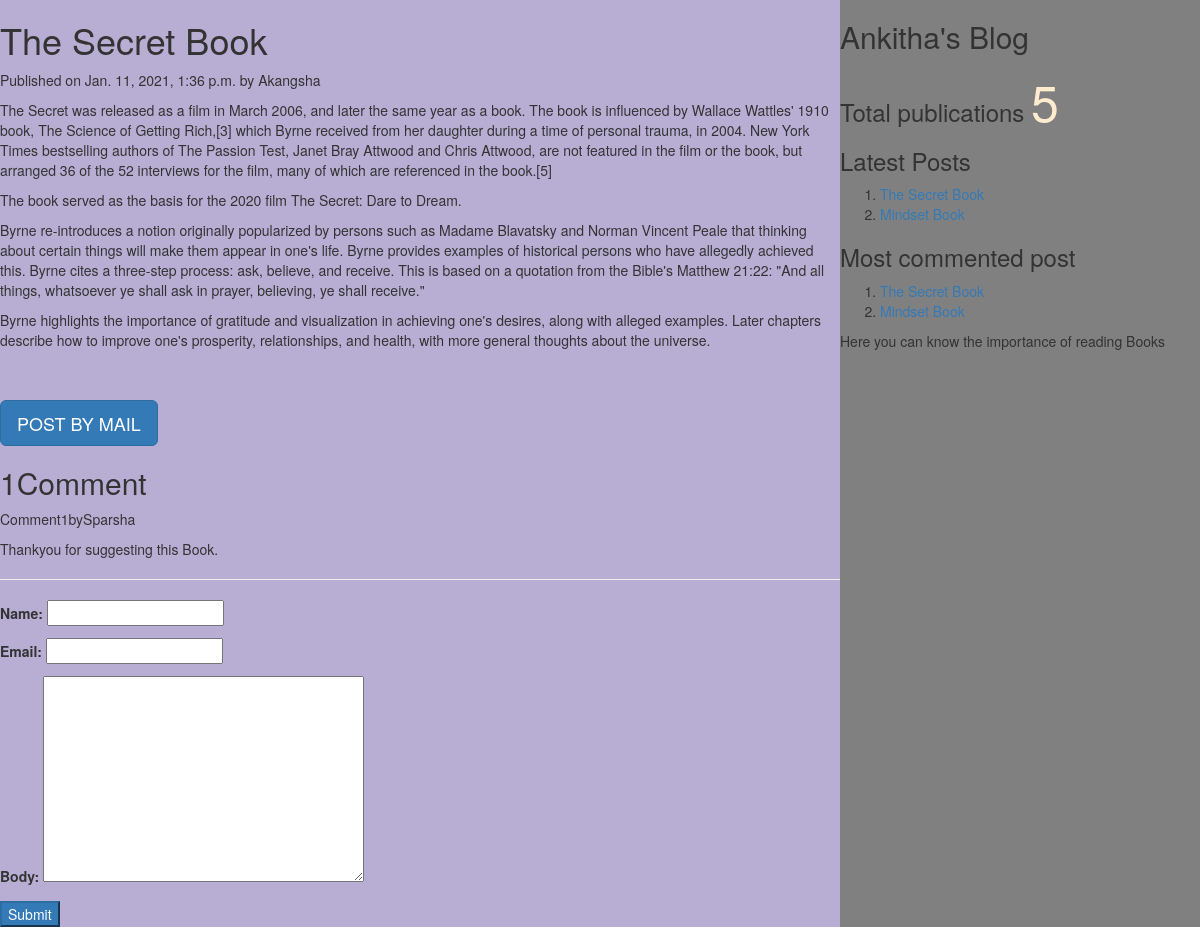
/2021/01/11/secret-book, run on the app's committed database.
### myApp/models.py (models this page shows, shortened)
class Post(models.Model):
    tags=TaggableManager()
    STATUS_CHOICE=(('draft','Draft'),('published','Published'))
    title=models.CharField(max_length=300)
    slug=models.SlugField(max_length=100,unique_for_date='publish')
    author=models.ForeignKey(User,related_name='blog_posts',on_delete=models.CASCADE)
    body=models.TextField()
    publish=models.DateTimeField(default=timezone.now)
    created=models.DateTimeField(auto_now_add=True)
    updated=models.DateTimeField(auto_now=True)
    status=models.CharField(max_length=30,choices=STATUS_CHOICE,default='draft')
    class Meta:
        ordering=('-publish',)
    def get_absolute_url(self):
        return reverse('post_detail',args=[self.publish.year,self.publish.strftime('%m'),self.publish.strftime('%d'),self.slug])

class Comment(models.Model):
    post=models.ForeignKey(Post,related_name="comments",on_delete=models.CASCADE)
    name=models.CharField(max_length=50)
    email=models.EmailField()
    body=models.TextField()
    created=models.DateTimeField(auto_now_add=True)
    updated=models.DateTimeField(auto_now=True)
    active=models.BooleanField(default=True)
    class Meta:
        ordering=('created',)

### myApp/views.py (the view, shortened to what this page needs)
# urls.py: url(r'(?P<year>\d{4})/(?P<month>\d{2})/(?P<day>\d{2})/(?P<post>[-\w]+)',views.post_detail_view,name='post_detail'),
def post_detail_view(request,year,month,day,post):
    post=get_object_or_404(Post,slug=post,publish__year=year,publish__month=month,publish__day=day)
    comments=post.comments.filter(active=True)
    csubmit=False
    form=CommentForm()
    d={'post':post,'form':form,'csubmit':csubmit,'comments':comments}
    return render(request,'myApp/post_detail.html',d)

### myApp/forms.py
class CommentForm(forms.ModelForm):
    class Meta:
        model=Comment
        fields=('name','email','body')

### myApp/templatetags/mytags.py (called while the page is built)
@register.simple_tag
def total_posts():
    return Post.objects.count()

@register.inclusion_tag('myApp/latest_post.html')
def show_latest_posts(count=3):
    latest_posts=Post.objects.order_by('-publish')[:count]
    return {'latest_posts':latest_posts}

@register.simple_tag
def get_most_commented_posts(count=2):
    return Post.objects.annotate(total_comments=Count('comments')).order_by('-total_comments')[:count]

### templates/myApp/post_detail.html (shortened to what this page needs)
<html>
    {%extends 'myApp/parent.html'%}
      {%block content_block%}
      <h1>{{post.title}}</h1>
      <p>Published on {{post.publish}} by {{post.author|title}}</p>
      {{post.body|linebreaks}}<br><br>
      <a href="/{{post.id}}/share" class='btn btn-lg btn-primary'>POST BY MAIL</a>
      {%with comments.count as comments_count%}
      <h2>{{comments_count}}Comment{{comments_count|pluralize}}</h2>
      {%endwith%}
      {%if comments%}
       {%for c in comments%}
       <p>Comment{{forloop.counter}}by{{c.name}}</p>
      <div>{{c.body|linebreaks}}</div>
      <hr>
      {%endfor%}
      {%else%}
       <p style="color:blue;font-size:30px;font-style:bold;border-bottom:1px red solid,">There are no comments</p>
       {%endif%}
        {%if csubmit%}
        <h2>Thank you...Your comment has been added successfully!!</h2>
        {%else%}
        <form method="post">
          {{form.as_p}}
          <input type="submit" class="btn-btn-lg btn-primary" value="Submit">
        </form>
        {%endif%}
      {%endblock%}

### templates/myApp/parent.html (shortened to what this page needs)
<html>
{%load mytags%}
    <head>
        <link rel="stylesheet" href="https://maxcdn.bootstrapcdn.com/bootstrap/3.3.7/css/bootstrap.min.css">
    </head>
    <body>
        <div class="content" style="width:70%;float:left;background-color:rgba(117, 97, 172, 0.514);height:100%">
            {%block content_block%}
            {%endblock%}
        </div>
        <div class="sidebar" style="width:30%;float:right;background-color:grey;height:100%">
            <h2>Ankitha's Blog</h2>
            <h3>Total publications
                <span style="color:blanchedalmond;font-size:50px">
                {%total_posts%}</span>
                <h3>Latest Posts</h3>
                {% show_latest_posts 2 %}
                <h3>Most commented post</h3>
                {%get_most_commented_posts as m%}
                <ol>
                    {%for post in m%}
                    <li><a href="{{post.get_absolutr_url}}">{{post.title}}</a></li>
                    {%endfor%}
                </ol>
            </h3>
            <p>Here you can know the importance of reading Books</p>
        </div>
    </body>
</html>

### templates/myApp/latest_post.html
<html>
    <body>
        <ol>
        {%for post in latest_posts%}
        <li><a href="{{post.get_absolute_url}}">{{post.title}}</a></li>
        {%endfor%}
    </ol>
    </body>
</html>

### data on the page
Post: title "The Secret Book", publish "Jan. 11, 2021, 1:36 p.m.", author "Akangsha", body "The Secret was released as a film in March 2006, and later the same year as a book. The book is influenced by Wallace Wattles' 1910 book, The Science of Getting Rich,[3] which Byrne received from her daughter during a time of personal trauma, in 2004. New York Times bestselling authors of The Passion Test, Janet Bray Attwood and Chris Attwood, are not featured in the film or the book, but arranged 36 of the 52 interviews for the film, many of which are referenced in the book.[5] The book served as the basis for the 2020 film The Secret: Dare to Dream. Byrne re-introduces a notion originally popularized by persons such as Madame Blavatsky and Norman Vincent Peale that thinking about certain…"
Comment: name "Sparsha", body "Thankyou for suggesting this Book."
Post: title "Mindset Book"

### other printed values
{{ comments_count }} "1"
